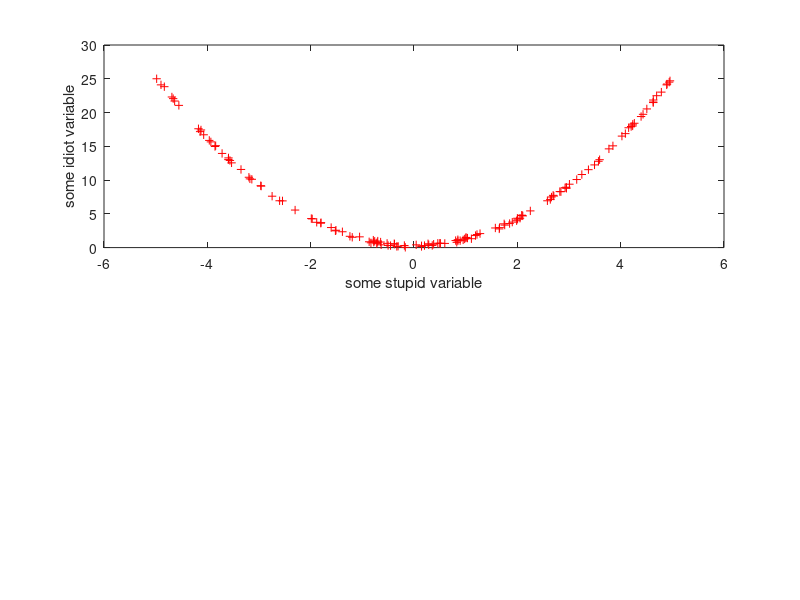

MATLAB code to generate this figure: (Note: this script raises an error after producing the figure.)
%Modify the following script until it produces the same figure as the one
%I made. I wrote comments in the script to clarify the purpose of each 
%line.You can modify, add, or delete lines. Each time you do something,
%add a comment to explain it starting with your initial, e.g. if your name
%is John Smith:
%"JS: I deleted this useless command and replaced it by...because..."
%
%Don't forget to answer the question at the very end of the script. Good
% luck! :



%clear the workspace to avoid conflicts with existing variables and the
%ones used in the script
clear % JG: Don't need "all" here
%close all figures to avoid conflict with previous figures when plotting
close all

%==========================================================================
%create a column vector with 150 rows filled with random number between -5
%and 5
x=10*rand(150,1)-5;
%create a column vector y equal to x, squared, plus some noise
y=x.^2+0.5*rand(150,1); % JG: should be "x.^2..."
%introduce 10 random NaN in y, like real measurements
y(randi(150,10,1))=NaN;


%==========================================================================
%create a mask where y has NaN
masknan=~isnan(y);

%mask y
ynew=y(masknan);
% JG: need to get rid of x entries corrpsonding to NaN's in y
xnew=x(masknan); 
%open a new figure 1
figure(1)
%divide it into 2 vertical subplots and open the first one
% JG: 1st entry should be "2" and third "1" to make on plot on top of other
% Also don't need commas
subplot(211) 
%plot ynew vs x using red crosses symbols, i.e., y vs x without datapoints
% for which y is a NaN
plot(xnew,ynew,'r+') %JG: change x to match xnew variable name and use 'r+'
%label the x and y axis
xlabel('some stupid variable')
ylabel('some idiot variable')


%==========================================================================
%create a new vector z that is a function of x and some noise
% JG: should be rand(150,1) instead of rand(150)
z=3*x.^3+7 + rand(150,1)*10-5; 

%==========================================================================
%create a mask where z is below -200 AND above 200
maskz=z>-200 & z<200; % JG: change '|' to '&'
%fit x and z where z is between -200 and 200, using a 4th degree polynomial
%fit
% JG: x(maskz) instead of just x. Also include G in output to see
% goodness-of-fit measures 
[myfit,G]=fit(x(maskz),z(maskz),'poly4'); 
%==========================================================================
%open figure 1
figure(1)
%open the second subplot
subplot(212) % JG: change from subplot(1,2,2) to subplot(212)
%plot z as a function of x with black circles
plot(x,z,'ko') % JG: change from 'go' to 'ko'
%create a vector of 1000 equally spaced datapoints spanning the range of
%values in x
xgrid=linspace(min(x),max(x),1000); % JG: need "...,1000)" in linspace
%hold previous plot to avoid overwritting
hold on % JG: "on" instead of "off"
%on top of the previous plot, plot the best fit function (for z vs x) taken
%in the x-value stored in xgrid; use a thick red line to plot
% JG: xgrid instead of x and 'r-' instead of 'r:'
plot(xgrid,myfit(xgrid),'r-','LineWidth',2) 
%label the x and y axis
xlabel('some stupid variable')
xlabel('some dummy variable')
%add a legend
lg=legend('stupid data','amazing fit of stupid data')
%change the position of the legend to the top left of the graph so that it
%does not overlap the plot
set(lg,'Location','northwest') % JG: 'northwest' instead of 'TopLeft'

%==========================================================================
%save the current figure as a jpg
% saveas(gcf,'figure_part2_lab1a_JohanGilchrist.jpg')
%display myfit on the command window; are you satisfied with the
%coefficient found? Why?
myfit
G.rsquare % JG: output R squared value to determine satisfaction with fit


